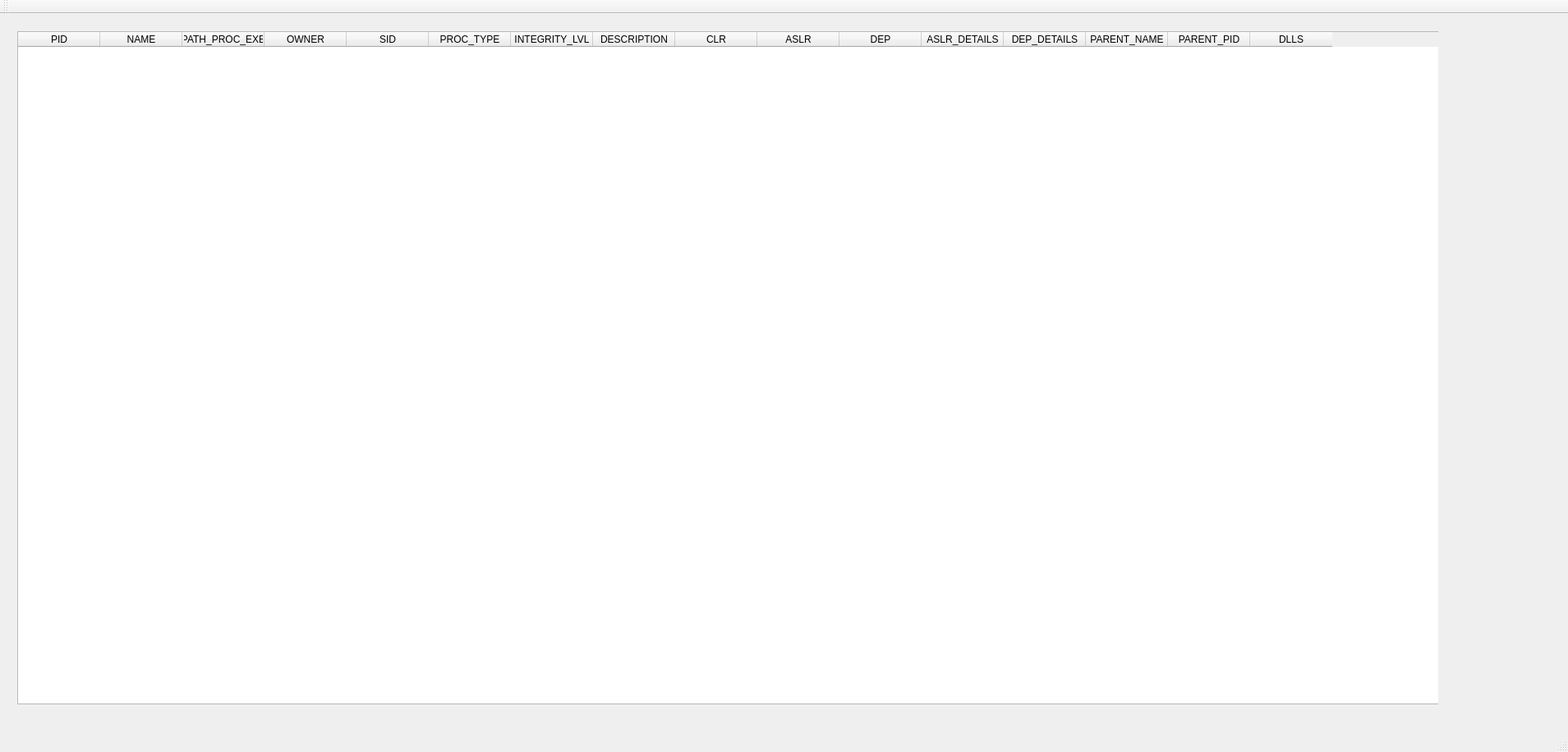
<?xml version="1.0" encoding="UTF-8"?>
<ui version="4.0">
 <class>processenjoyerClass</class>
 <widget class="QMainWindow" name="processenjoyerClass">
  <property name="geometry">
   <rect>
    <x>0</x>
    <y>0</y>
    <width>1909</width>
    <height>915</height>
   </rect>
  </property>
  <property name="windowTitle">
   <string>processenjoyer</string>
  </property>
  <widget class="QWidget" name="centralWidget">
   <widget class="QWidget" name="verticalLayoutWidget">
    <property name="geometry">
     <rect>
      <x>10</x>
      <y>10</y>
      <width>1741</width>
      <height>841</height>
     </rect>
    </property>
    <layout class="QVBoxLayout" name="verticalLayout">
     <item>
      <widget class="QTableWidget" name="tableWidget">
       <property name="minimumSize">
        <size>
         <width>1739</width>
         <height>0</height>
        </size>
       </property>
       <column>
        <property name="text">
         <string>PID</string>
        </property>
       </column>
       <column>
        <property name="text">
         <string>NAME</string>
        </property>
       </column>
       <column>
        <property name="text">
         <string>PATH_PROC_EXE</string>
        </property>
       </column>
       <column>
        <property name="text">
         <string>OWNER</string>
        </property>
       </column>
       <column>
        <property name="text">
         <string>SID</string>
        </property>
       </column>
       <column>
        <property name="text">
         <string>PROC_TYPE</string>
        </property>
       </column>
       <column>
        <property name="text">
         <string>INTEGRITY_LVL</string>
        </property>
       </column>
       <column>
        <property name="text">
         <string>DESCRIPTION</string>
        </property>
       </column>
       <column>
        <property name="text">
         <string>CLR</string>
        </property>
       </column>
       <column>
        <property name="text">
         <string>ASLR</string>
        </property>
       </column>
       <column>
        <property name="text">
         <string>DEP</string>
        </property>
       </column>
       <column>
        <property name="text">
         <string>ASLR_DETAILS</string>
        </property>
       </column>
       <column>
        <property name="text">
         <string>DEP_DETAILS</string>
        </property>
       </column>
       <column>
        <property name="text">
         <string>PARENT_NAME</string>
        </property>
       </column>
       <column>
        <property name="text">
         <string>PARENT_PID</string>
        </property>
       </column>
       <column>
        <property name="text">
         <string>DLLS</string>
        </property>
       </column>
      </widget>
     </item>
    </layout>
   </widget>
  </widget>
  <widget class="QMenuBar" name="menuBar">
   <property name="geometry">
    <rect>
     <x>0</x>
     <y>0</y>
     <width>1909</width>
     <height>22</height>
    </rect>
   </property>
  </widget>
  <widget class="QToolBar" name="mainToolBar">
   <attribute name="toolBarArea">
    <enum>TopToolBarArea</enum>
   </attribute>
   <attribute name="toolBarBreak">
    <bool>false</bool>
   </attribute>
  </widget>
  <widget class="QStatusBar" name="statusBar"/>
 </widget>
 <layoutdefault spacing="6" margin="11"/>
 <resources>
  <include location="processenjoyer.qrc"/>
 </resources>
 <connections/>
</ui>
